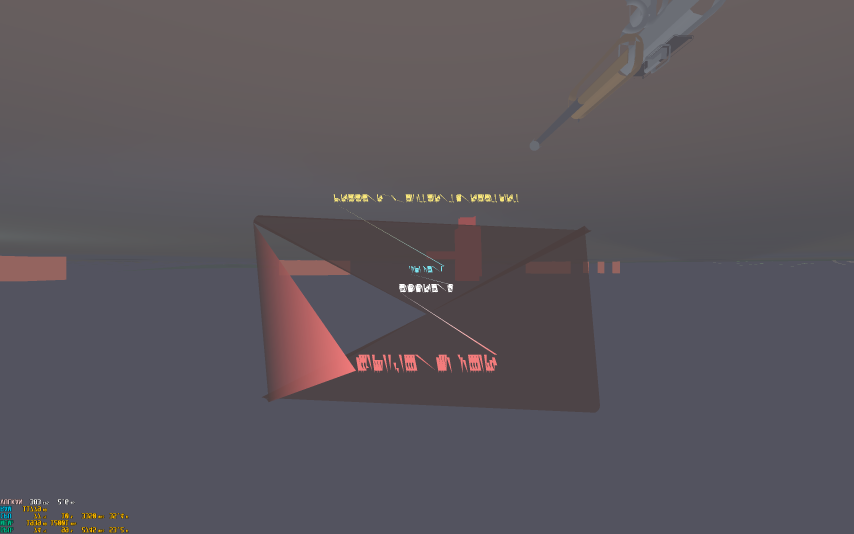
#> input picture ui_start.png, 2560 x 1600 px, found by its file name (shown at 1/3 size)
$ python _tzhist.py
#> lines starting #> are read from the running program, lines starting #| are printed output that depends on the picture

from PIL import Image
im = Image.open('D:/Rust/steel-front/ui_start.png').convert('RGB')
#> im is the input picture: PIL image 2560x1600 RGB; mean R, G, B 91, 85.8, 91.6
w, h = im.size
#> w = 2560; h = 1600
px = im.load()
# title zone 右侧 (x 1200-1900, y 1039-1110) 放大查看是否为 STEEL FRONT 标题（可能被遮罩压暗）
# 检查该区域亮度直方图
from collections import Counter
c = Counter()
for y in range(1039, 1110):
    for x in range(1200, 1900):
        p = px[x, y]
        l = (p[0]+p[1]+p[2])/3
        c[int(l//32)] += 1
#> after the loop, c = {2: 43676, 5: 6024}
print('brightness histogram (32-luma bins):', sorted(c.items()))
#| brightness histogram (32-luma bins): [(2, 43676), (5, 6024)]
# 保存该区域为高对比 PNG 供视觉分析
out = im.crop((1200, 1039, 1900, 1110))
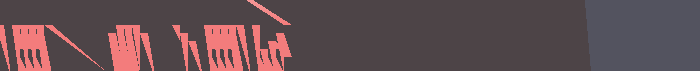
#> out: PIL image 700x71 RGB; mean R, G, B 98.1, 77.2, 81.3
out = out.resize((out.width*2, out.height*2), Image.NEAREST)
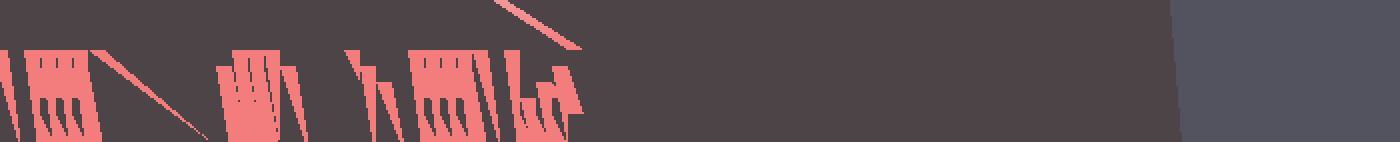
#> out: PIL image 1400x142 RGB; mean R, G, B 98.1, 77.2, 81.3
out.save('D:/Rust/steel-front/title_zone_right.png')
print('saved title_zone_right.png', out.size)
#| saved title_zone_right.png (1400, 142)

$ run again, with ads_shot.png copied over ui_start.png
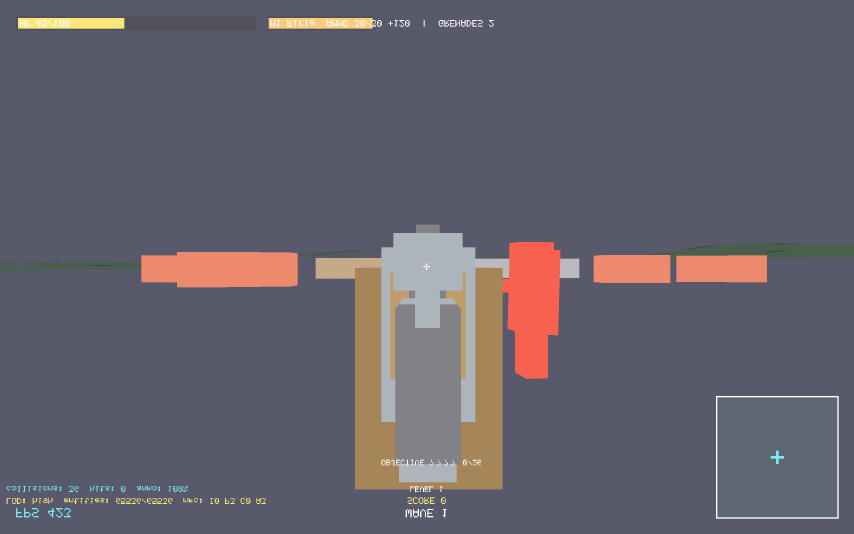
#> input picture ads_shot.png, 2560 x 1600 px, found by its file name (shown at 1/3 size)
#> im is the input picture: PIL image 2560x1600 RGB; mean R, G, B 101.6, 96.8, 110.1
#> after the loop `for y in range(1039, 1110):`: c = {4: 26909, 5: 1988, 2: 20803}
#| brightness histogram (32-luma bins): [(2, 20803), (4, 26909), (5, 1988)]
#> `out = im.crop((1200, 1039, 1900, 1110))`:
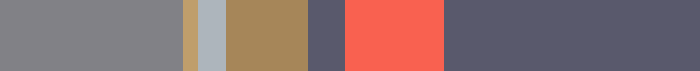
#> out: PIL image 700x71 RGB; mean R, G, B 136.7, 111, 111.8
#| saved title_zone_right.png (1400, 142)
